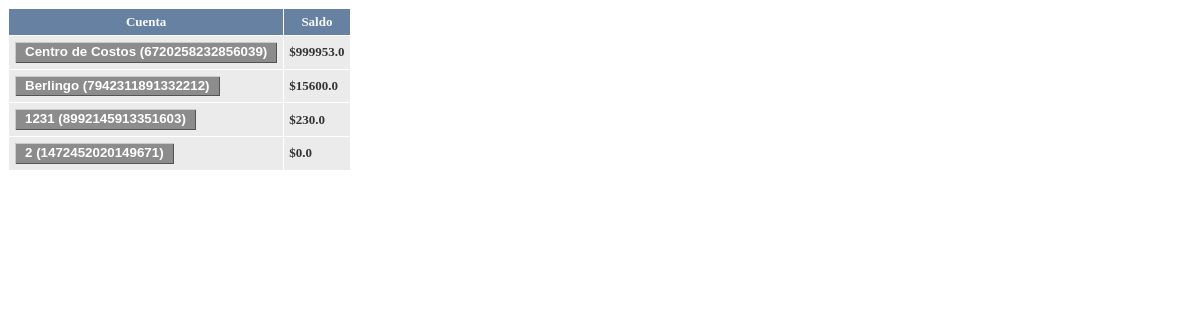
/costcenter/get_user_cards_destiny/ (signed in), run on an earlier commit of the app's database.
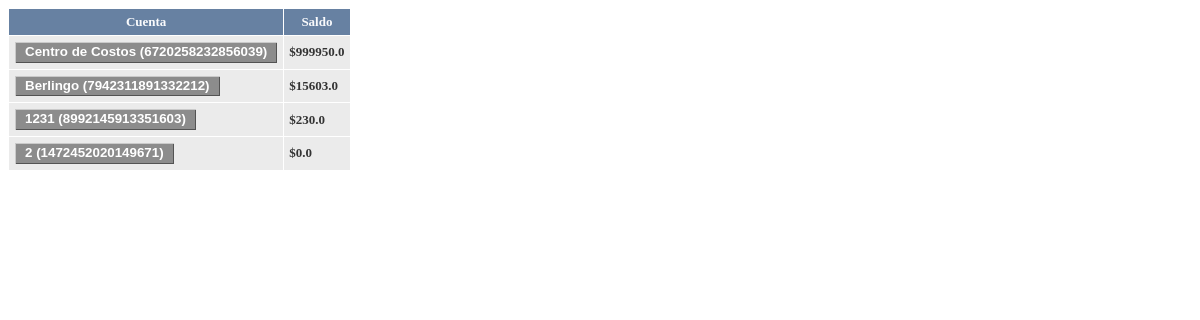
And on a later commit of the database.
### costcenter/models.py (models this page shows, shortened)
class Cards(models.Model):
    user = models.ForeignKey(User, on_delete=models.CASCADE)
    is_costcenter = models.BooleanField(default=False)
    card_name = models.CharField(max_length=20)
    card_number = models.IntegerField(validators=[
                                                MinValueValidator(1000000000000000),
                                                MaxValueValidator(9999999999999999)
    ], unique=True)
    money = models.FloatField(default=0.0)
    def __str__(self):
        return self.card_name
    class Meta:
        verbose_name = "Card"
        verbose_name_plural = "Cards"

### costcenter/views.py (the view)
# urls.py: path('get_user_cards_destiny/', get_user_cards_destiny, name='get_user_cards_destiny'),
def get_user_cards_destiny(request):
    if request.user.is_authenticated:
        cards = Cards.objects.filter(user=request.user)
        input_field_id_destino = request.GET.get('input_field_id_destino')
        context = {'cards': cards, 'input_field_id_destino': input_field_id_destino}
        print(f"get user cards{context}")
        return render(request, 'costcenter/card_selection_destiny.html', context)
    else:
        return JsonResponse({'error': 'No autorizado'}, status=401)

### templates/costcenter/card_selection_destiny.html (shortened to what this page needs)
<table border="1" cellspacing="0" cellpadding="5" class="white-bordered-table" style="color: #f9fafc; background-color: #6781a2; font-family: Verdana; font-weight: bold; font-size: small;">
    <tr>
        <th>Cuenta</th>
        <th>Saldo</th>
    </tr>
    {% for card in cards %}
    <tr style="background-color: #ebebeb;">
        <td>
            <button type="button" onclick="seleccionarCuenta('{{ card.card_number }}', 'destino')"
                style="background-color: #8c8c8c; color: white; font-weight: bold; border: 1px solid #ebebeb; padding: 5px 10px; cursor: pointer;
                       box-shadow: inset 1px 1px 0px #cacaca, inset -1px -1px 0px #535353; line-height: 0.8;">
                {{ card.card_name }} ({{ card.card_number }})
            </button>
        </td>
        <td style="color: #333333;">
            ${{ card.money }}
        </td>
    </tr>
    {% endfor %}
</table>

What changed in the data, as far as the page shows it:
changed Cards "Centro de Costos": money "999953.0" → "999950.0"
changed Cards "Berlingo": money "15600.0" → "15603.0"
